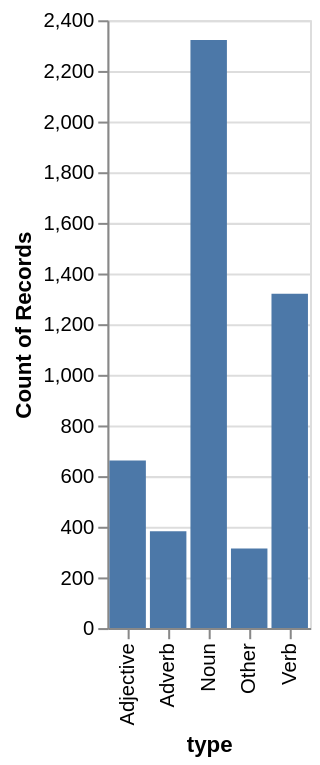

The notebook cell saved with this chart:
### Markdown cell above
With this information, we can now create two coordinated charts: one representing the frequency of the different word types and the other displaying the frequency of all words (given the current selection). But first things first: somebody get us a DataFrame quick!

### Code cell
# with the two lists of the same length, we create a dataframe with a dictionary,
# of which the keys will become the column labels
df = pd.DataFrame({"word": words, "type": types })

# Filter the dataframe to include only the first 5000 rows
# This step prevents hitting the MaxRowsError in Altair
if len(df) > 5000:
    df = df.head(5000)

# along the type column, we want to support a filter selection
selection = alt.selection_single(fields=["type"])

# we create a composite chart consisting of two sub-charts
# the base holds it together and acts as the concierge taking care of the data
base = alt.Chart(df)

# this shows the types, note that we rely on Altair's aggregation prowess
chart1 = base.mark_bar().encode(
    x = alt.Y('type:N'),
    y = alt.X('count()'),
    # when a bar is selected, the others are displayed with reduced opacity
    opacity=alt.condition(selection, alt.value(1), alt.value(.25)),
).add_params(selection)


# this chart reacts to the selection made in the left/above chart
chart2 = base.mark_bar().encode(
    x = alt.X('word:N'),
    y = alt.Y('count()'),
).add_params(selection)

chart1

### Figure 1 — Vega-Lite specification as saved in the notebook (floating-point values rounded to 4 significant figures; data arrays with more than 128 entries replaced by an {"elided": "..."} marker saying what was removed)
{"config": {"view": {"continuousWidth": 300, "continuousHeight": 300}}, "data": {"name": "data-dc254831c8003b4ab552e8611ce5afd7"}, "mark": {"type": "bar"}, "encoding": {"opacity": {"condition": {"param": "param_1", "value": 1}, "value": 0.25}, "x": {"field": "type", "type": "nominal"}, "y": {"aggregate": "count", "type": "quantitative"}}, "params": [{"name": "param_1", "select": {"type": "point", "fields": ["type"]}}], "$schema": "https://vega.github.io/schema/vega-lite/v5.17.0.json", "datasets": {"data-dc254831c8003b4ab552e8611ce5afd7": {"elided": "5000 records"}}}
